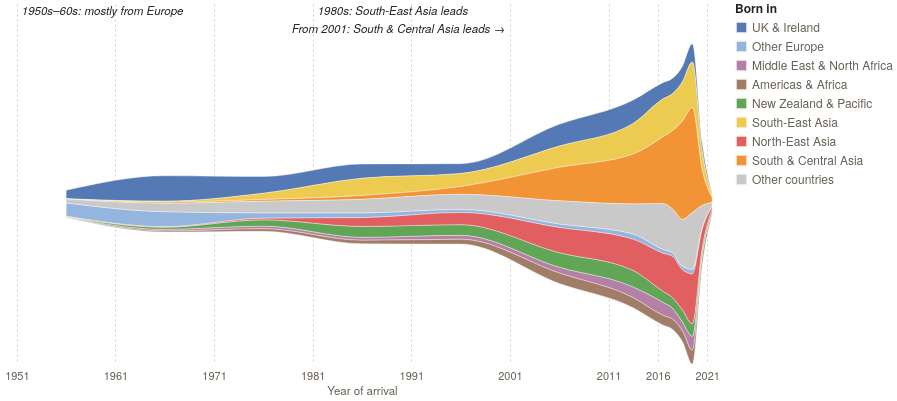

The specification (Vega-Lite) saved for this image:
### Vega-Lite specification from a JSON file in a GitHub repository (floating-point values rounded to 4 significant figures)
{"$schema": "https://vega.github.io/schema/vega-lite/v5.json", "config": {"background": null, "font": "IBM Plex Sans, Helvetica Neue, Arial, sans-serif", "padding": 4, "view": {"stroke": null}, "axis": {"labelColor": "#675f54", "titleColor": "#675f54", "gridColor": "#d8cfbf", "domainColor": "#d8cfbf", "tickColor": "#d8cfbf", "labelFont": "IBM Plex Sans, Helvetica Neue, Arial, sans-serif", "labelFontSize": 11, "titleFont": "IBM Plex Sans, Helvetica Neue, Arial, sans-serif", "titleFontWeight": 500, "titleFontSize": 11.5}, "legend": {"labelColor": "#675f54", "titleColor": "#25221d", "labelFont": "IBM Plex Sans, Helvetica Neue, Arial, sans-serif", "titleFont": "IBM Plex Sans, Helvetica Neue, Arial, sans-serif", "titleFontWeight": 600, "labelFontSize": 12, "titleFontSize": 12, "symbolStrokeColor": "#fbf8f2"}, "text": {"color": "#25221d", "font": "IBM Plex Sans, Helvetica Neue, Arial, sans-serif"}, "tooltipFormat": {"numberFormat": ",.0f"}}, "width": 710, "height": 360, "layer": [{"data": {"values": [{"region": "UK & Ireland", "period": "1951–60", "mid": 1956, "n": 82388, "perYear": 8239}, {"region": "UK & Ireland", "period": "1961–70", "mid": 1966, "n": 247329, "perYear": 24733}, {"region": "UK & Ireland", "period": "1971–80", "mid": 1976, "n": 162956, "perYear": 16296}, {"region": "UK & Ireland", "period": "1981–90", "mid": 1986, "n": 138688, "perYear": 13869}, {"region": "UK & Ireland", "period": "1991–2000", "mid": 1996, "n": 95470, "perYear": 9547}, {"region": "UK & Ireland", "period": "2001–10", "mid": 2006, "n": 211592, "perYear": 21159}, {"region": "UK & Ireland", "period": "2011–15", "mid": 2014.0, "n": 113660, "perYear": 22732}, {"region": "UK & Ireland", "period": "2016", "mid": 2016.0, "n": 15838, "perYear": 15838}, {"region": "UK & Ireland", "period": "2017", "mid": 2018.0, "n": 14854, "perYear": 14854}, {"region": "UK & Ireland", "period": "2018", "mid": 2018.0, "n": 15302, "perYear": 15302}, {"region": "UK & Ireland", "period": "2019", "mid": 2020.0, "n": 17673, "perYear": 17673}, {"region": "UK & Ireland", "period": "2020", "mid": 2020.0, "n": 8351, "perYear": 8351}, {"region": "UK & Ireland", "period": "2021 (to August)", "mid": 2022.0, "n": 2935, "perYear": 1834}, {"region": "Other Europe", "period": "1951–60", "mid": 1956, "n": 129732, "perYear": 12973}, {"region": "Other Europe", "period": "1961–70", "mid": 1966, "n": 145673, "perYear": 14567}, {"region": "Other Europe", "period": "1971–80", "mid": 1976, "n": 52488, "perYear": 5249}, {"region": "Other Europe", "period": "1981–90", "mid": 1986, "n": 46723, "perYear": 4672}, {"region": "Other Europe", "period": "1991–2000", "mid": 1996, "n": 30046, "perYear": 3005}, {"region": "Other Europe", "period": "2001–10", "mid": 2006, "n": 34617, "perYear": 3462}, {"region": "Other Europe", "period": "2011–15", "mid": 2014.0, "n": 25878, "perYear": 5176}, {"region": "Other Europe", "period": "2016", "mid": 2016.0, "n": 3753, "perYear": 3753}, {"region": "Other Europe", "period": "2017", "mid": 2018.0, "n": 3663, "perYear": 3663}, {"region": "Other Europe", "period": "2018", "mid": 2018.0, "n": 3392, "perYear": 3392}, {"region": "Other Europe", "period": "2019", "mid": 2020.0, "n": 4374, "perYear": 4374}, {"region": "Other Europe", "period": "2020", "mid": 2020.0, "n": 1724, "perYear": 1724}, {"region": "Other Europe", "period": "2021 (to August)", "mid": 2022.0, "n": 424, "perYear": 265}, {"region": "Middle East & North Africa", "period": "1951–60", "mid": 1956, "n": 4687, "perYear": 469}, {"region": "Middle East & North Africa", "period": "1961–70", "mid": 1966, "n": 17237, "perYear": 1724}, {"region": "Middle East & North Africa", "period": "1971–80", "mid": 1976, "n": 25308, "perYear": 2531}, {"region": "Middle East & North Africa", "period": "1981–90", "mid": 1986, "n": 28224, "perYear": 2822}, {"region": "Middle East & North Africa", "period": "1991–2000", "mid": 1996, "n": 38697, "perYear": 3870}, {"region": "Middle East & North Africa", "period": "2001–10", "mid": 2006, "n": 56767, "perYear": 5677}, {"region": "Middle East & North Africa", "period": "2011–15", "mid": 2014.0, "n": 52287, "perYear": 10457}, {"region": "Middle East & North Africa", "period": "2016", "mid": 2016.0, "n": 12653, "perYear": 12653}, {"region": "Middle East & North Africa", "period": "2017", "mid": 2018.0, "n": 10754, "perYear": 10754}, {"region": "Middle East & North Africa", "period": "2018", "mid": 2018.0, "n": 8591, "perYear": 8591}, {"region": "Middle East & North Africa", "period": "2019", "mid": 2020.0, "n": 13698, "perYear": 13698}, {"region": "Middle East & North Africa", "period": "2020", "mid": 2020.0, "n": 3972, "perYear": 3972}, {"region": "Middle East & North Africa", "period": "2021 (to August)", "mid": 2022.0, "n": 1218, "perYear": 761}, {"region": "Americas & Africa", "period": "1951–60", "mid": 1956, "n": 994, "perYear": 99}, {"region": "Americas & Africa", "period": "1961–70", "mid": 1966, "n": 9058, "perYear": 906}, {"region": "Americas & Africa", "period": "1971–80", "mid": 1976, "n": 24850, "perYear": 2485}, {"region": "Americas & Africa", "period": "1981–90", "mid": 1986, "n": 34546, "perYear": 3455}, {"region": "Americas & Africa", "period": "1991–2000", "mid": 1996, "n": 46565, "perYear": 4657}, {"region": "Americas & Africa", "period": "2001–10", "mid": 2006, "n": 101078, "perYear": 10108}, {"region": "Americas & Africa", "period": "2011–15", "mid": 2014.0, "n": 48530, "perYear": 9706}, {"region": "Americas & Africa", "period": "2016", "mid": 2016.0, "n": 9462, "perYear": 9462}, {"region": "Americas & Africa", "period": "2017", "mid": 2018.0, "n": 9865, "perYear": 9865}, {"region": "Americas & Africa", "period": "2018", "mid": 2018.0, "n": 10458, "perYear": 10458}, {"region": "Americas & Africa", "period": "2019", "mid": 2020.0, "n": 13288, "perYear": 13288}, {"region": "Americas & Africa", "period": "2020", "mid": 2020.0, "n": 7702, "perYear": 7702}, {"region": "Americas & Africa", "period": "2021 (to August)", "mid": 2022.0, "n": 2802, "perYear": 1751}, {"region": "New Zealand & Pacific", "period": "1951–60", "mid": 1956, "n": 3096, "perYear": 310}, {"region": "New Zealand & Pacific", "period": "1961–70", "mid": 1966, "n": 20700, "perYear": 2070}, {"region": "New Zealand & Pacific", "period": "1971–80", "mid": 1976, "n": 60971, "perYear": 6097}, {"region": "New Zealand & Pacific", "period": "1981–90", "mid": 1986, "n": 106064, "perYear": 10606}, {"region": "New Zealand & Pacific", "period": "1991–2000", "mid": 1996, "n": 103551, "perYear": 10355}, {"region": "New Zealand & Pacific", "period": "2001–10", "mid": 2006, "n": 141056, "perYear": 14106}, {"region": "New Zealand & Pacific", "period": "2011–15", "mid": 2014.0, "n": 80111, "perYear": 16022}, {"region": "New Zealand & Pacific", "period": "2016", "mid": 2016.0, "n": 10754, "perYear": 10754}, {"region": "New Zealand & Pacific", "period": "2017", "mid": 2018.0, "n": 10355, "perYear": 10355}, {"region": "New Zealand & Pacific", "period": "2018", "mid": 2018.0, "n": 11668, "perYear": 11668}, {"region": "New Zealand & Pacific", "period": "2019", "mid": 2020.0, "n": 12104, "perYear": 12104}, {"region": "New Zealand & Pacific", "period": "2020", "mid": 2020.0, "n": 5359, "perYear": 5359}, {"region": "New Zealand & Pacific", "period": "2021 (to August)", "mid": 2022.0, "n": 4679, "perYear": 2924}, {"region": "South-East Asia", "period": "1951–60", "mid": 1956, "n": 1683, "perYear": 168}, {"region": "South-East Asia", "period": "1961–70", "mid": 1966, "n": 9125, "perYear": 913}, {"region": "South-East Asia", "period": "1971–80", "mid": 1976, "n": 60760, "perYear": 6076}, {"region": "South-East Asia", "period": "1981–90", "mid": 1986, "n": 166704, "perYear": 16670}, {"region": "South-East Asia", "period": "1991–2000", "mid": 1996, "n": 126705, "perYear": 12671}, {"region": "South-East Asia", "period": "2001–10", "mid": 2006, "n": 206565, "perYear": 20657}, {"region": "South-East Asia", "period": "2011–15", "mid": 2014.0, "n": 148719, "perYear": 29744}, {"region": "South-East Asia", "period": "2016", "mid": 2016.0, "n": 36881, "perYear": 36881}, {"region": "South-East Asia", "period": "2017", "mid": 2018.0, "n": 35932, "perYear": 35932}, {"region": "South-East Asia", "period": "2018", "mid": 2018.0, "n": 37940, "perYear": 37940}, {"region": "South-East Asia", "period": "2019", "mid": 2020.0, "n": 44310, "perYear": 44310}, {"region": "South-East Asia", "period": "2020", "mid": 2020.0, "n": 17932, "perYear": 17932}, {"region": "South-East Asia", "period": "2021 (to August)", "mid": 2022.0, "n": 3574, "perYear": 2234}, {"region": "North-East Asia", "period": "1951–60", "mid": 1956, "n": 2570, "perYear": 257}, {"region": "North-East Asia", "period": "1961–70", "mid": 1966, "n": 4508, "perYear": 451}, {"region": "North-East Asia", "period": "1971–80", "mid": 1976, "n": 15533, "perYear": 1553}, {"region": "North-East Asia", "period": "1981–90", "mid": 1986, "n": 85234, "perYear": 8523}, {"region": "North-East Asia", "period": "1991–2000", "mid": 1996, "n": 118524, "perYear": 11852}, {"region": "North-East Asia", "period": "2001–10", "mid": 2006, "n": 244970, "perYear": 24497}, {"region": "North-East Asia", "period": "2011–15", "mid": 2014.0, "n": 151466, "perYear": 30293}, {"region": "North-East Asia", "period": "2016", "mid": 2016.0, "n": 36962, "perYear": 36962}, {"region": "North-East Asia", "period": "2017", "mid": 2018.0, "n": 39987, "perYear": 39987}, {"region": "North-East Asia", "period": "2018", "mid": 2018.0, "n": 39155, "perYear": 39155}, {"region": "North-East Asia", "period": "2019", "mid": 2020.0, "n": 48505, "perYear": 48505}, {"region": "North-East Asia", "period": "2020", "mid": 2020.0, "n": 17701, "perYear": 17701}, {"region": "North-East Asia", "period": "2021 (to August)", "mid": 2022.0, "n": 3598, "perYear": 2249}, {"region": "South & Central Asia", "period": "1951–60", "mid": 1956, "n": 1172, "perYear": 117}, {"region": "South & Central Asia", "period": "1961–70", "mid": 1966, "n": 11164, "perYear": 1116}, {"region": "South & Central Asia", "period": "1971–80", "mid": 1976, "n": 16480, "perYear": 1648}, {"region": "South & Central Asia", "period": "1981–90", "mid": 1986, "n": 38479, "perYear": 3848}, {"region": "South & Central Asia", "period": "1991–2000", "mid": 1996, "n": 75195, "perYear": 7520}, {"region": "South & Central Asia", "period": "2001–10", "mid": 2006, "n": 324884, "perYear": 32488}, {"region": "South & Central Asia", "period": "2011–15", "mid": 2014.0, "n": 242434, "perYear": 48487}, {"region": "South & Central Asia", "period": "2016", "mid": 2016.0, "n": 64726, "perYear": 64726}, {"region": "South & Central Asia", "period": "2017", "mid": 2018.0, "n": 76473, "perYear": 76473}, {"region": "South & Central Asia", "period": "2018", "mid": 2018.0, "n": 95712, "perYear": 95712}, {"region": "South & Central Asia", "period": "2019", "mid": 2020.0, "n": 102138, "perYear": 102138}, {"region": "South & Central Asia", "period": "2020", "mid": 2020.0, "n": 34750, "perYear": 34750}, {"region": "South & Central Asia", "period": "2021 (to August)", "mid": 2022.0, "n": 7784, "perYear": 4865}, {"region": "Other countries", "period": "1951–60", "mid": 1956, "n": 37762, "perYear": 3776}, {"region": "Other countries", "period": "1961–70", "mid": 1966, "n": 82166, "perYear": 8217}, {"region": "Other countries", "period": "1971–80", "mid": 1976, "n": 113002, "perYear": 11300}, {"region": "Other countries", "period": "1981–90", "mid": 1986, "n": 131224, "perYear": 13122}, {"region": "Other countries", "period": "1991–2000", "mid": 1996, "n": 146467, "perYear": 14647}, {"region": "Other countries", "period": "2001–10", "mid": 2006, "n": 224894, "perYear": 22489}, {"region": "Other countries", "period": "2011–15", "mid": 2014.0, "n": 146256, "perYear": 29251}, {"region": "Other countries", "period": "2016", "mid": 2016.0, "n": 44452, "perYear": 44452}, {"region": "Other countries", "period": "2017", "mid": 2018.0, "n": 42356, "perYear": 42356}, {"region": "Other countries", "period": "2018", "mid": 2018.0, "n": 45640, "perYear": 45640}, {"region": "Other countries", "period": "2019", "mid": 2020.0, "n": 55244, "perYear": 55244}, {"region": "Other countries", "period": "2020", "mid": 2020.0, "n": 21346, "perYear": 21346}, {"region": "Other countries", "period": "2021 (to August)", "mid": 2022.0, "n": 6092, "perYear": 3808}]}, "params": [{"name": "reg", "select": {"type": "point", "fields": ["region"], "on": "pointerover", "clear": "pointerout"}, "bind": "legend"}], "mark": {"type": "area", "interpolate": "monotone", "stroke": "#ffffff", "strokeWidth": 0.4}, "encoding": {"x": {"field": "mid", "type": "quantitative", "title": "Year of arrival", "scale": {"domain": [1950, 2022], "nice": false}, "axis": {"format": "d", "values": [1951, 1961, 1971, 1981, 1991, 2001, 2011, 2016, 2021], "grid": true, "gridDash": [2, 3], "domain": false, "tickSize": 0, "labelPadding": 6}}, "y": {"field": "perYear", "type": "quantitative", "stack": "center", "axis": null}, "color": {"field": "region", "type": "nominal", "title": "Born in", "scale": {"domain": ["UK & Ireland", "Other Europe", "Middle East & North Africa", "Americas & Africa", "New Zealand & Pacific", "South-East Asia", "North-East Asia", "South & Central Asia", "Other countries"], "range": ["#4c72b0", "#8fb1dd", "#b07aa1", "#9c755f", "#59a14f", "#edc948", "#e15759", "#f28e2b", "#c7c7c7"]}, "sort": ["UK & Ireland", "Other Europe", "Middle East & North Africa", "Americas & Africa", "New Zealand & Pacific", "South-East Asia", "North-East Asia", "South & Central Asia", "Other countries"], "legend": {"orient": "right", "columns": 1, "symbolType": "square", "symbolSize": 120, "labelLimit": 180, "labelFontSize": 12, "columnPadding": 8}}, "order": {"field": "region", "sort": "ascending"}, "opacity": {"condition": {"param": "reg", "value": 0.95}, "value": 0.18}, "tooltip": [{"field": "region", "title": "Born in"}, {"field": "period", "title": "Arrived"}, {"field": "n", "title": "Still living in Australia, 2021", "format": ","}, {"field": "perYear", "title": "Per year of the period", "format": ","}]}}, {"data": {"values": [{"x": 1952.0, "y": 8, "al": "left", "t": "1950s–60s: mostly from Europe"}, {"x": 1982.0, "y": 8, "al": "left", "t": "1980s: South-East Asia leads"}, {"x": 2000.0, "y": 26, "al": "right", "t": "From 2001: South & Central Asia leads →"}]}, "mark": {"type": "text", "baseline": "middle", "fontSize": 11.5, "fontStyle": "italic", "color": "#25221d", "align": {"expr": "datum.al"}, "interactive": false}, "encoding": {"x": {"field": "x", "type": "quantitative"}, "y": {"field": "y", "type": "quantitative", "scale": null}, "text": {"field": "t"}}}]}
